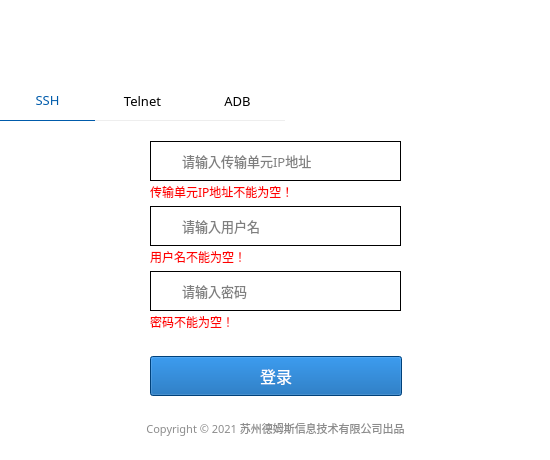
<?xml version="1.0" encoding="UTF-8"?>
<ui version="4.0">
 <class>MainWindow</class>
 <widget class="QMainWindow" name="MainWindow">
  <property name="windowModality">
   <enum>Qt::NonModal</enum>
  </property>
  <property name="geometry">
   <rect>
    <x>0</x>
    <y>0</y>
    <width>550</width>
    <height>460</height>
   </rect>
  </property>
  <property name="sizePolicy">
   <sizepolicy hsizetype="Preferred" vsizetype="Preferred">
    <horstretch>0</horstretch>
    <verstretch>0</verstretch>
   </sizepolicy>
  </property>
  <property name="minimumSize">
   <size>
    <width>550</width>
    <height>460</height>
   </size>
  </property>
  <property name="maximumSize">
   <size>
    <width>550</width>
    <height>460</height>
   </size>
  </property>
  <property name="font">
   <font>
    <family>微软雅黑</family>
   </font>
  </property>
  <property name="windowTitle">
   <string>传输单元服务部署工具</string>
  </property>
  <property name="windowIcon">
   <iconset>
    <normaloff>../resource/icon.ico</normaloff>../resource/icon.ico</iconset>
  </property>
  <property name="styleSheet">
   <string notr="true">background-color:white;</string>
  </property>
  <widget class="QWidget" name="centralwidget">
   <widget class="QTabWidget" name="connectMethod">
    <property name="geometry">
     <rect>
      <x>0</x>
      <y>80</y>
      <width>551</width>
      <height>301</height>
     </rect>
    </property>
    <property name="sizePolicy">
     <sizepolicy hsizetype="Expanding" vsizetype="Expanding">
      <horstretch>0</horstretch>
      <verstretch>0</verstretch>
     </sizepolicy>
    </property>
    <property name="font">
     <font>
      <family>微软雅黑</family>
      <pointsize>10</pointsize>
     </font>
    </property>
    <property name="focusPolicy">
     <enum>Qt::TabFocus</enum>
    </property>
    <property name="toolTip">
     <string>&lt;html&gt;&lt;head/&gt;&lt;body&gt;&lt;p&gt;&lt;br/&gt;&lt;/p&gt;&lt;/body&gt;&lt;/html&gt;</string>
    </property>
    <property name="toolTipDuration">
     <number>-2</number>
    </property>
    <property name="styleSheet">
     <string notr="true">QTabWidget{
	background-color:transparent;
}
QTabWidget::tab-bar{
   alignment:center;
}
QTabWidget::pane{
    border:3px;
}
QTabBar::tab{
	background-color:transparent;
    min-width:95px;
    min-height:40px;
	border-bottom:1px solid #EEEEEE;
}
QTabBar::tab:hover{
    background:transparent;
	color:#005BAB;
}
QTabBar::tab:selected{
    border-color: black;
    background:transparent;
    color:#005BAB;
	border-bottom:1px solid #005BAB;
}</string>
    </property>
    <property name="tabShape">
     <enum>QTabWidget::Rounded</enum>
    </property>
    <property name="currentIndex">
     <number>0</number>
    </property>
    <widget class="QWidget" name="SSH">
     <attribute name="title">
      <string>SSH</string>
     </attribute>
     <widget class="QLineEdit" name="ssh_host">
      <property name="geometry">
       <rect>
        <x>180</x>
        <y>20</y>
        <width>221</width>
        <height>40</height>
       </rect>
      </property>
      <property name="font">
       <font>
        <family>微软雅黑</family>
        <pointsize>10</pointsize>
       </font>
      </property>
      <property name="styleSheet">
       <string notr="true">border:1px solid black;
border-left:0px solid white;</string>
      </property>
      <property name="text">
       <string/>
      </property>
      <property name="placeholderText">
       <string>请输入传输单元IP地址</string>
      </property>
     </widget>
     <widget class="QLineEdit" name="ssh_username">
      <property name="geometry">
       <rect>
        <x>180</x>
        <y>85</y>
        <width>221</width>
        <height>40</height>
       </rect>
      </property>
      <property name="font">
       <font>
        <family>微软雅黑</family>
        <pointsize>10</pointsize>
       </font>
      </property>
      <property name="styleSheet">
       <string notr="true">border:1px solid black;
border-left:0px solid white;</string>
      </property>
      <property name="placeholderText">
       <string>请输入用户名</string>
      </property>
     </widget>
     <widget class="QLabel" name="label_4">
      <property name="geometry">
       <rect>
        <x>150</x>
        <y>20</y>
        <width>32</width>
        <height>40</height>
       </rect>
      </property>
      <property name="styleSheet">
       <string notr="true">border:1px solid black;
border-right:0px solid white;</string>
      </property>
      <property name="text">
       <string/>
      </property>
     </widget>
     <widget class="QLabel" name="label_5">
      <property name="geometry">
       <rect>
        <x>150</x>
        <y>85</y>
        <width>32</width>
        <height>40</height>
       </rect>
      </property>
      <property name="styleSheet">
       <string notr="true">border:1px solid black;
border-right:0px solid white;</string>
      </property>
      <property name="text">
       <string/>
      </property>
     </widget>
     <widget class="QLabel" name="label_6">
      <property name="geometry">
       <rect>
        <x>150</x>
        <y>150</y>
        <width>32</width>
        <height>40</height>
       </rect>
      </property>
      <property name="styleSheet">
       <string notr="true">border:1px solid black;
border-right:0px solid white;</string>
      </property>
      <property name="text">
       <string/>
      </property>
     </widget>
     <widget class="QLabel" name="label_7">
      <property name="geometry">
       <rect>
        <x>160</x>
        <y>30</y>
        <width>14</width>
        <height>18</height>
       </rect>
      </property>
      <property name="styleSheet">
       <string notr="true">background:url(img/ip.png);</string>
      </property>
      <property name="text">
       <string/>
      </property>
     </widget>
     <widget class="QLabel" name="label_9">
      <property name="geometry">
       <rect>
        <x>160</x>
        <y>97</y>
        <width>14</width>
        <height>18</height>
       </rect>
      </property>
      <property name="styleSheet">
       <string notr="true">background:url(img/username.png);</string>
      </property>
      <property name="text">
       <string/>
      </property>
     </widget>
     <widget class="QLabel" name="label_10">
      <property name="geometry">
       <rect>
        <x>160</x>
        <y>162</y>
        <width>14</width>
        <height>17</height>
       </rect>
      </property>
      <property name="styleSheet">
       <string notr="true">background:url(img/password.png);</string>
      </property>
      <property name="text">
       <string/>
      </property>
     </widget>
     <widget class="QLineEdit" name="ssh_password">
      <property name="geometry">
       <rect>
        <x>180</x>
        <y>150</y>
        <width>221</width>
        <height>40</height>
       </rect>
      </property>
      <property name="font">
       <font>
        <family>微软雅黑</family>
        <pointsize>10</pointsize>
       </font>
      </property>
      <property name="styleSheet">
       <string notr="true">border:1px solid black;
border-left:0px solid white;</string>
      </property>
      <property name="text">
       <string/>
      </property>
      <property name="echoMode">
       <enum>QLineEdit::Password</enum>
      </property>
      <property name="placeholderText">
       <string>请输入密码</string>
      </property>
     </widget>
     <widget class="QLabel" name="ssh_ip_label">
      <property name="geometry">
       <rect>
        <x>150</x>
        <y>60</y>
        <width>251</width>
        <height>21</height>
       </rect>
      </property>
      <property name="font">
       <font>
        <family>微软雅黑</family>
       </font>
      </property>
      <property name="styleSheet">
       <string notr="true">color:red;</string>
      </property>
      <property name="text">
       <string>传输单元IP地址不能为空！</string>
      </property>
     </widget>
     <widget class="QLabel" name="ssh_username_label">
      <property name="geometry">
       <rect>
        <x>150</x>
        <y>125</y>
        <width>251</width>
        <height>21</height>
       </rect>
      </property>
      <property name="font">
       <font>
        <family>微软雅黑</family>
       </font>
      </property>
      <property name="styleSheet">
       <string notr="true">color:red;</string>
      </property>
      <property name="text">
       <string>用户名不能为空！</string>
      </property>
     </widget>
     <widget class="QLabel" name="ssh_password_label">
      <property name="geometry">
       <rect>
        <x>150</x>
        <y>190</y>
        <width>251</width>
        <height>21</height>
       </rect>
      </property>
      <property name="font">
       <font>
        <family>微软雅黑</family>
       </font>
      </property>
      <property name="styleSheet">
       <string notr="true">color:red;</string>
      </property>
      <property name="text">
       <string>密码不能为空！</string>
      </property>
     </widget>
    </widget>
    <widget class="QWidget" name="Telnet">
     <property name="toolTipDuration">
      <number>-1</number>
     </property>
     <attribute name="title">
      <string>Telnet</string>
     </attribute>
     <widget class="QLabel" name="label_23">
      <property name="geometry">
       <rect>
        <x>150</x>
        <y>20</y>
        <width>32</width>
        <height>40</height>
       </rect>
      </property>
      <property name="styleSheet">
       <string notr="true">border:1px solid black;
border-right:0px solid white;</string>
      </property>
      <property name="text">
       <string/>
      </property>
     </widget>
     <widget class="QLabel" name="label_24">
      <property name="geometry">
       <rect>
        <x>150</x>
        <y>85</y>
        <width>32</width>
        <height>40</height>
       </rect>
      </property>
      <property name="styleSheet">
       <string notr="true">border:1px solid black;
border-right:0px solid white;</string>
      </property>
      <property name="text">
       <string/>
      </property>
     </widget>
     <widget class="QLabel" name="label_25">
      <property name="geometry">
       <rect>
        <x>150</x>
        <y>150</y>
        <width>32</width>
        <height>40</height>
       </rect>
      </property>
      <property name="styleSheet">
       <string notr="true">border:1px solid black;
border-right:0px solid white;</string>
      </property>
      <property name="text">
       <string/>
      </property>
     </widget>
     <widget class="QLabel" name="label_38">
      <property name="geometry">
       <rect>
        <x>160</x>
        <y>30</y>
        <width>14</width>
        <height>18</height>
       </rect>
      </property>
      <property name="styleSheet">
       <string notr="true">background:url(img/ip.png);</string>
      </property>
      <property name="text">
       <string/>
      </property>
     </widget>
     <widget class="QLabel" name="label_39">
      <property name="geometry">
       <rect>
        <x>160</x>
        <y>162</y>
        <width>14</width>
        <height>17</height>
       </rect>
      </property>
      <property name="styleSheet">
       <string notr="true">background:url(img/password.png);</string>
      </property>
      <property name="text">
       <string/>
      </property>
     </widget>
     <widget class="QLabel" name="label_40">
      <property name="geometry">
       <rect>
        <x>160</x>
        <y>97</y>
        <width>14</width>
        <height>18</height>
       </rect>
      </property>
      <property name="styleSheet">
       <string notr="true">background:url(img/username.png);</string>
      </property>
      <property name="text">
       <string/>
      </property>
     </widget>
     <widget class="QLineEdit" name="telnet_host">
      <property name="geometry">
       <rect>
        <x>180</x>
        <y>20</y>
        <width>221</width>
        <height>40</height>
       </rect>
      </property>
      <property name="font">
       <font>
        <family>微软雅黑</family>
        <pointsize>10</pointsize>
       </font>
      </property>
      <property name="styleSheet">
       <string notr="true">border:1px solid black;
border-left:0px solid white;</string>
      </property>
      <property name="text">
       <string/>
      </property>
      <property name="placeholderText">
       <string>请输入传输单元IP地址</string>
      </property>
     </widget>
     <widget class="QLineEdit" name="telnet_username">
      <property name="geometry">
       <rect>
        <x>180</x>
        <y>85</y>
        <width>221</width>
        <height>40</height>
       </rect>
      </property>
      <property name="font">
       <font>
        <family>微软雅黑</family>
        <pointsize>10</pointsize>
       </font>
      </property>
      <property name="styleSheet">
       <string notr="true">border:1px solid black;
border-left:0px solid white;</string>
      </property>
      <property name="placeholderText">
       <string>请输入用户名</string>
      </property>
     </widget>
     <widget class="QLineEdit" name="telnet_password">
      <property name="geometry">
       <rect>
        <x>180</x>
        <y>150</y>
        <width>221</width>
        <height>40</height>
       </rect>
      </property>
      <property name="font">
       <font>
        <family>微软雅黑</family>
        <pointsize>10</pointsize>
       </font>
      </property>
      <property name="styleSheet">
       <string notr="true">border:1px solid black;
border-left:0px solid white;</string>
      </property>
      <property name="text">
       <string/>
      </property>
      <property name="echoMode">
       <enum>QLineEdit::Password</enum>
      </property>
      <property name="placeholderText">
       <string>请输入密码</string>
      </property>
     </widget>
     <widget class="QLabel" name="telnet_ip_label">
      <property name="geometry">
       <rect>
        <x>150</x>
        <y>60</y>
        <width>251</width>
        <height>21</height>
       </rect>
      </property>
      <property name="font">
       <font>
        <family>微软雅黑</family>
       </font>
      </property>
      <property name="styleSheet">
       <string notr="true">color:red;</string>
      </property>
      <property name="text">
       <string>传输单元IP地址不能为空！</string>
      </property>
     </widget>
     <widget class="QLabel" name="telnet_username_label">
      <property name="geometry">
       <rect>
        <x>150</x>
        <y>125</y>
        <width>251</width>
        <height>21</height>
       </rect>
      </property>
      <property name="font">
       <font>
        <family>微软雅黑</family>
       </font>
      </property>
      <property name="styleSheet">
       <string notr="true">color:red;</string>
      </property>
      <property name="text">
       <string>用户名不能为空！</string>
      </property>
     </widget>
     <widget class="QLabel" name="telnet_password_label">
      <property name="geometry">
       <rect>
        <x>150</x>
        <y>190</y>
        <width>251</width>
        <height>21</height>
       </rect>
      </property>
      <property name="font">
       <font>
        <family>微软雅黑</family>
       </font>
      </property>
      <property name="styleSheet">
       <string notr="true">color:red;</string>
      </property>
      <property name="text">
       <string>密码不能为空！</string>
      </property>
     </widget>
    </widget>
    <widget class="QWidget" name="ADB">
     <attribute name="title">
      <string>ADB</string>
     </attribute>
     <widget class="QComboBox" name="device_id">
      <property name="geometry">
       <rect>
        <x>120</x>
        <y>20</y>
        <width>201</width>
        <height>40</height>
       </rect>
      </property>
      <property name="font">
       <font>
        <family>微软雅黑</family>
        <pointsize>10</pointsize>
       </font>
      </property>
      <property name="styleSheet">
       <string notr="true">QComboBox::drop-down {
     subcontrol-origin: padding;
     subcontrol- position :  top  right ;
     width :  20px ;
      border-left-width :  0px ;

}
 
QComboBox::down-arrow {
     image:url(img/arrow.png);
}</string>
      </property>
      <property name="editable">
       <bool>true</bool>
      </property>
     </widget>
     <widget class="QPushButton" name="open_port">
      <property name="geometry">
       <rect>
        <x>330</x>
        <y>86</y>
        <width>101</width>
        <height>38</height>
       </rect>
      </property>
      <property name="font">
       <font>
        <family>微软雅黑</family>
        <pointsize>10</pointsize>
       </font>
      </property>
      <property name="styleSheet">
       <string notr="true">QPushButton{
        text-align:center;
        color:white;
        background-color:rgb(0, 91, 171);
}
QPushButton:hover{
        background-color:rgb(24, 91, 171);
}</string>
      </property>
      <property name="text">
       <string>开启无线连接</string>
      </property>
     </widget>
     <widget class="QPushButton" name="read_devices">
      <property name="geometry">
       <rect>
        <x>330</x>
        <y>20</y>
        <width>101</width>
        <height>38</height>
       </rect>
      </property>
      <property name="font">
       <font>
        <family>微软雅黑</family>
        <pointsize>10</pointsize>
       </font>
      </property>
      <property name="styleSheet">
       <string notr="true">QPushButton{
        text-align:center;
        color:white;
        background-color:rgb(0, 91, 171);
}
QPushButton:hover{
        background-color:rgb(24, 91, 171);
}</string>
      </property>
      <property name="text">
       <string>读取设备</string>
      </property>
     </widget>
     <widget class="QSpinBox" name="adb_port">
      <property name="geometry">
       <rect>
        <x>180</x>
        <y>85</y>
        <width>141</width>
        <height>40</height>
       </rect>
      </property>
      <property name="font">
       <font>
        <family>微软雅黑</family>
        <pointsize>10</pointsize>
       </font>
      </property>
      <property name="toolTip">
       <string extracomment="端口范围:1024-65535"/>
      </property>
      <property name="styleSheet">
       <string notr="true"/>
      </property>
      <property name="minimum">
       <number>1024</number>
      </property>
      <property name="maximum">
       <number>65535</number>
      </property>
      <property name="value">
       <number>5555</number>
      </property>
     </widget>
     <widget class="QLabel" name="label">
      <property name="geometry">
       <rect>
        <x>120</x>
        <y>100</y>
        <width>13</width>
        <height>13</height>
       </rect>
      </property>
      <property name="styleSheet">
       <string notr="true">background:url(img/port.png);</string>
      </property>
      <property name="text">
       <string/>
      </property>
     </widget>
     <widget class="QLabel" name="label_2">
      <property name="geometry">
       <rect>
        <x>140</x>
        <y>90</y>
        <width>31</width>
        <height>31</height>
       </rect>
      </property>
      <property name="font">
       <font>
        <family>微软雅黑</family>
        <pointsize>10</pointsize>
       </font>
      </property>
      <property name="text">
       <string>端口</string>
      </property>
     </widget>
     <widget class="QLineEdit" name="device_ip">
      <property name="geometry">
       <rect>
        <x>150</x>
        <y>150</y>
        <width>171</width>
        <height>40</height>
       </rect>
      </property>
      <property name="font">
       <font>
        <family>微软雅黑</family>
        <pointsize>10</pointsize>
       </font>
      </property>
      <property name="styleSheet">
       <string notr="true">border:1px solid black;
border-left:0px solid white;</string>
      </property>
      <property name="text">
       <string/>
      </property>
      <property name="placeholderText">
       <string>请输入传输单元IP地址</string>
      </property>
     </widget>
     <widget class="QLabel" name="label_26">
      <property name="geometry">
       <rect>
        <x>120</x>
        <y>150</y>
        <width>32</width>
        <height>40</height>
       </rect>
      </property>
      <property name="styleSheet">
       <string notr="true">border:1px solid black;
border-right:0px solid white;</string>
      </property>
      <property name="text">
       <string/>
      </property>
     </widget>
     <widget class="QLabel" name="label_41">
      <property name="geometry">
       <rect>
        <x>130</x>
        <y>160</y>
        <width>14</width>
        <height>18</height>
       </rect>
      </property>
      <property name="styleSheet">
       <string notr="true">background:url(img/ip.png);</string>
      </property>
      <property name="text">
       <string/>
      </property>
     </widget>
     <widget class="QPushButton" name="connect_remote_ip">
      <property name="geometry">
       <rect>
        <x>330</x>
        <y>151</y>
        <width>101</width>
        <height>38</height>
       </rect>
      </property>
      <property name="font">
       <font>
        <family>微软雅黑</family>
        <pointsize>10</pointsize>
       </font>
      </property>
      <property name="styleSheet">
       <string notr="true">QPushButton{
        text-align:center;
        color:white;
        background-color:rgb(0, 91, 171);
}
QPushButton:hover{
        background-color:rgb(24, 91, 171);
}</string>
      </property>
      <property name="text">
       <string>无线连接</string>
      </property>
     </widget>
     <widget class="QLabel" name="adb_ip_label">
      <property name="geometry">
       <rect>
        <x>120</x>
        <y>190</y>
        <width>201</width>
        <height>21</height>
       </rect>
      </property>
      <property name="font">
       <font>
        <family>微软雅黑</family>
       </font>
      </property>
      <property name="styleSheet">
       <string notr="true">color:red;</string>
      </property>
      <property name="text">
       <string>传输单元IP地址不能为空！</string>
      </property>
     </widget>
    </widget>
   </widget>
   <widget class="QPushButton" name="loginBtn">
    <property name="geometry">
     <rect>
      <x>150</x>
      <y>356</y>
      <width>252</width>
      <height>40</height>
     </rect>
    </property>
    <property name="font">
     <font>
      <family>微软雅黑</family>
      <pointsize>12</pointsize>
     </font>
    </property>
    <property name="styleSheet">
     <string notr="true">QPushButton{
        text-align:center;
        color:white;
        background-color:rgb(0, 91, 171);
}
QPushButton:hover{A
        background-color:rgb(24, 91, 171);
}</string>
    </property>
    <property name="text">
     <string>登录</string>
    </property>
   </widget>
   <widget class="QLabel" name="label_8">
    <property name="geometry">
     <rect>
      <x>120</x>
      <y>418</y>
      <width>311</width>
      <height>21</height>
     </rect>
    </property>
    <property name="sizePolicy">
     <sizepolicy hsizetype="Expanding" vsizetype="Expanding">
      <horstretch>0</horstretch>
      <verstretch>0</verstretch>
     </sizepolicy>
    </property>
    <property name="font">
     <font>
      <family>微软雅黑</family>
      <pointsize>8</pointsize>
     </font>
    </property>
    <property name="styleSheet">
     <string notr="true">color:rgb(140, 140, 140);</string>
    </property>
    <property name="text">
     <string>Copyright © 2021 苏州德姆斯信息技术有限公司出品</string>
    </property>
    <property name="alignment">
     <set>Qt::AlignCenter</set>
    </property>
   </widget>
   <widget class="QLabel" name="label_3">
    <property name="geometry">
     <rect>
      <x>20</x>
      <y>20</y>
      <width>104</width>
      <height>28</height>
     </rect>
    </property>
    <property name="styleSheet">
     <string notr="true">background:url(img/logo.png);</string>
    </property>
    <property name="text">
     <string/>
    </property>
   </widget>
   <widget class="QLabel" name="message">
    <property name="geometry">
     <rect>
      <x>130</x>
      <y>20</y>
      <width>291</width>
      <height>30</height>
     </rect>
    </property>
    <property name="styleSheet">
     <string notr="true"/>
    </property>
    <property name="text">
     <string/>
    </property>
   </widget>
  </widget>
  <widget class="QStatusBar" name="statusbar"/>
 </widget>
 <resources/>
 <connections/>
</ui>
